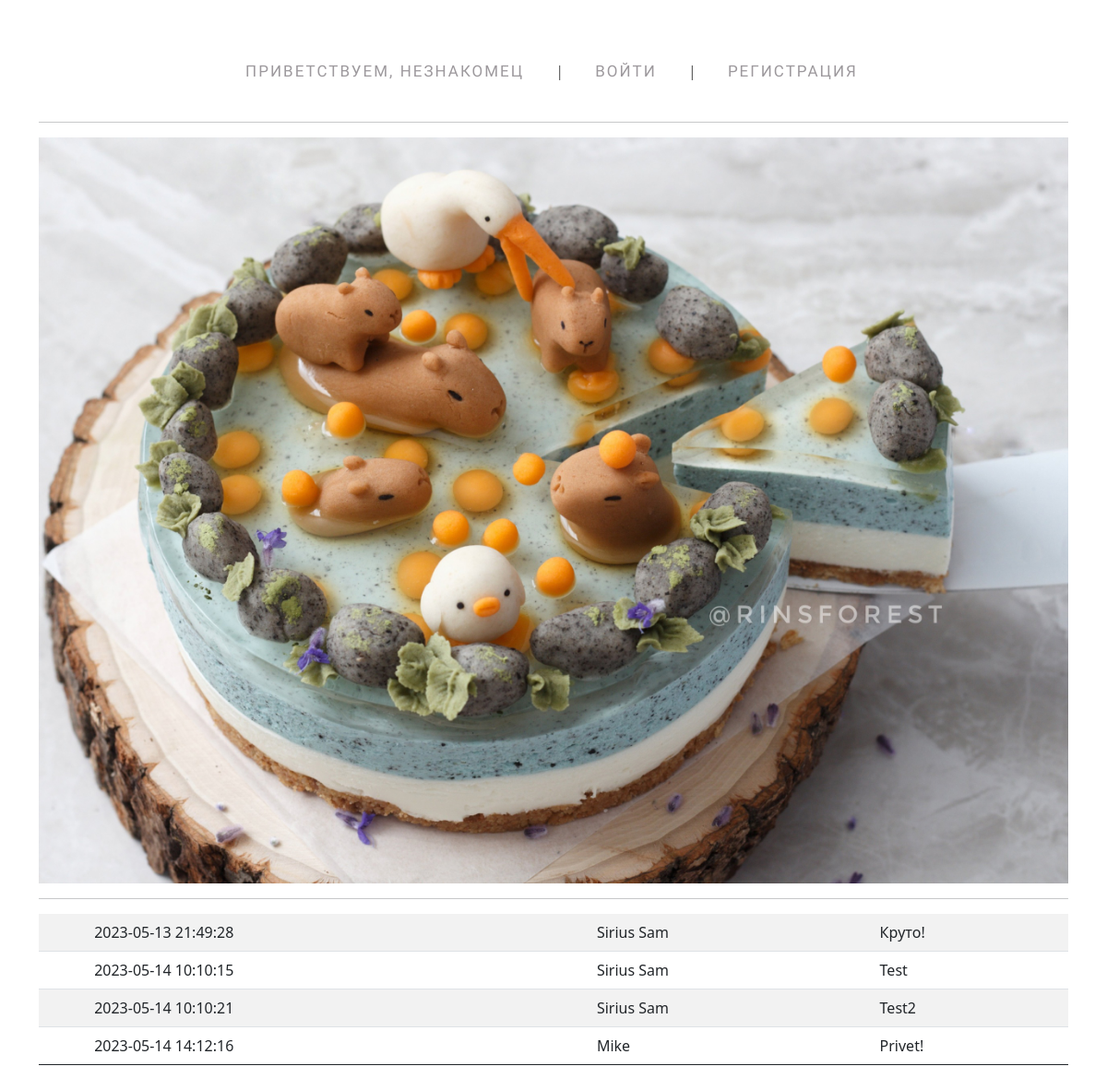
The app's page /view/comment.php?id=13 with its own data.
### tables this page shows
CREATE TABLE `images` (
  `id` int NOT NULL,
  `name` varchar(255) NOT NULL,
  `owner` varchar(255) NOT NULL
);

CREATE TABLE `comments` (
  `id` int NOT NULL,
  `id_img` int NOT NULL,
  `post` varchar(255) NOT NULL,
  `owner_id` int NOT NULL,
  `owner_username` varchar(255) NOT NULL,
  `date` datetime NOT NULL DEFAULT CURRENT_TIMESTAMP
);

### classes/Config.php (called while the page is built)
<?php
class Config {
    public static function get($path = null) {
        if($path) {
            $config = $GLOBALS['config'];
            $path = explode('.', $path);
            foreach($path as $item) {
                if(isset($config[$item])) {
                    $config = $config[$item];
                }
            }
            return $config;
        }
        return false;
    }
}

### classes/Database.php (called while the page is built, shortened)
<?php
class Database {
    private static $instance = null;
    private $pdo, $query, $result, $count, $error = false;
    private function __construct() {
        try {
            $this->pdo = new PDO('mysql:host=' . Config::get('mysql.host') . '; dbname=' . Config::get('mysql.database') . '; ', Config::get('mysql.username'), Config::get('mysql.password'));
        } catch (PDOException $e) {
            echo $e->getMessage(); die;
        }
    }
    public static function getInstance() {
        if(!isset(self::$instance)) {
            self::$instance = new Database();
        }
        return self::$instance;
    }
    public function query($sql, $params = []) {
        $this->error = false;
        $this->query = $this->pdo->prepare($sql);
        if(count($params)) {
            $i = 1;
            foreach($params as $param) {
                $this->query->bindValue($i, $param);
                $i++;
            }
        }
        if(!$this->query->execute()) {
            $this->error = true;
        } else {
            $this->result = $this->query->fetchAll(PDO::FETCH_OBJ);
        }
        return $this;
    }
    public function error() {
        return $this->error;
    }
    public function results() {
        return $this->result;
    }
    public function get($table, $where = []) {
        return $this->action('SELECT * ', $table, $where);
    }
    public function action($action, $table, $where) {
        if(count($where) === 3) {
            [$field, $operator, $value] = $where;
            $operators = ['=', '>', '<', '>=', '<='];
            if(in_array($operator, $operators)) {
                $sql = "{$action} FROM {$table} WHERE {$field} {$operator} ?";
                if(!$this->query($sql, [$value])->error()) {
                    return $this;
                }
            }
        } else {
            $sql = "{$action} FROM {$table}";
                if(!$this->query($sql)->error()) {
                    return $this;
                }
        }
        return false;
    }
    public function first() {
        return $this->results()[0];
    }
}

### classes/User.php (called while the page is built, shortened)
<?php
class User {
    private $db, $data, $session_name, $isLoggedIn;
    public function __construct($user = null) {
        $this->session_name = Config::get('session.user_session');
    }
    public function isLoggenIn() {
        return $this->isLoggedIn;
    }
}

### classes/Session.php (called while the page is built, shortened)
<?php
class Session {
    public static function exists($name) {
        return (isset($_SESSION[$name])) ? true : false;
    }
}

### classes/Input.php (called while the page is built, shortened)
<?php
class Input {
    public static function get($item) {
        if(isset($_POST[$item])) {
            return $_POST[$item];
        } else if(isset($_GET[$item])) {
            return $_GET[$item];
        }
        return '';
    }
}

### classes/Images.php (called while the page is built, shortened)
<?php
class Images {
	private $db;
	public function __construct() {
        $this->db = Database::getInstance();
	}
	public function getImage($id_image) {
		$a = $this->db->get(Config::get('images.table'), ['id', '=', $id_image])->first();
		return $a;
	}
}

### view/comment.php (the view, shortened to what this page needs)
<?php
$user = new User;
$images = new Images();
$db = Database::getInstance();
if(Input::exists('get')) {
    $id_image = Input::get('id');
    $image = $images->getImage($id_image)->name;
}
$comments = $db->get(Config::get('comments.table'), ['id_img', '=', $id_image])->results();
?>
<!DOCTYPE html>
<html lang="en">
<head>
    <link href="https://cdn.jsdelivr.net/npm/bootstrap@5.0.1/dist/css/bootstrap.min.css" rel="stylesheet">
    <link href="/css/style.css" rel="stylesheet">
</head>
<body>
<div class="container">
<?php if(!$user->isLoggenIn()): ?>
    <nav>
        <ul class="menu-main">
            <li><a href="/">Приветствуем, незнакомец</a></li>
            <li><a href="/view/login.php">Войти</a></li>
            <li><a href="/view/register.php">Регистрация</a></li>
        </ul>
    </nav>
    <hr>
    <img src="\uploads\img\<?= $image ?>" class="img-fluid">
    <hr>
    <?php if(!empty($comments)): ?>
        <table class="table table-striped">
            <tbody>
            <?php foreach ($comments as $post): ?>
                <tr>
                    <td></td><td><?= $post->date ?></td><td><?= $post->owner_username ?></td><td><?= $post->post ?></td>
                </tr>
            <?php endforeach; ?>
        </table>
    <br>
    <?php endif; ?>
<?php endif; ?>
</div>
</body>
</html>

### css/style.css (style rules this page uses)
.menu-main { list-style: none; margin: 40px 0 5px; padding: 25px 0 5px; text-align: center; background: white; }
.menu-main li { display: inline-block; }
.menu-main li:after { content: "|"; color: #606060; display: inline-block; vertical-align:top; }
.menu-main li:last-child:after { content: none; }
.menu-main a { text-decoration: none; font-family: 'Ubuntu Condensed', sans-serif; letter-spacing: 2px; position: relative; padding-bottom: 20px; margin: 0 34px 0 30px; font-size: 17px; text-transform: uppercase; display: inline-block; transition: color .2s; }
.menu-main a, .menu-main a:visited { color: #9d999d; }
.menu-main a:before, .menu-main a:after { content: ""; position: absolute; height: 4px; top: auto; right: 50%; bottom: -5px; left: 50%; background: #feb386; transition: .8s; }

### records on screen
images: name (picture)
comments: date "2023-05-13 21:49:28", owner_username "Sirius Sam", post "Круто!"
comments: date "2023-05-14 10:10:15", owner_username "Sirius Sam", post "Test"
comments: date "2023-05-14 10:10:21", owner_username "Sirius Sam", post "Test2"
comments: date "2023-05-14 14:12:16", owner_username "Mike", post "Privet!"
